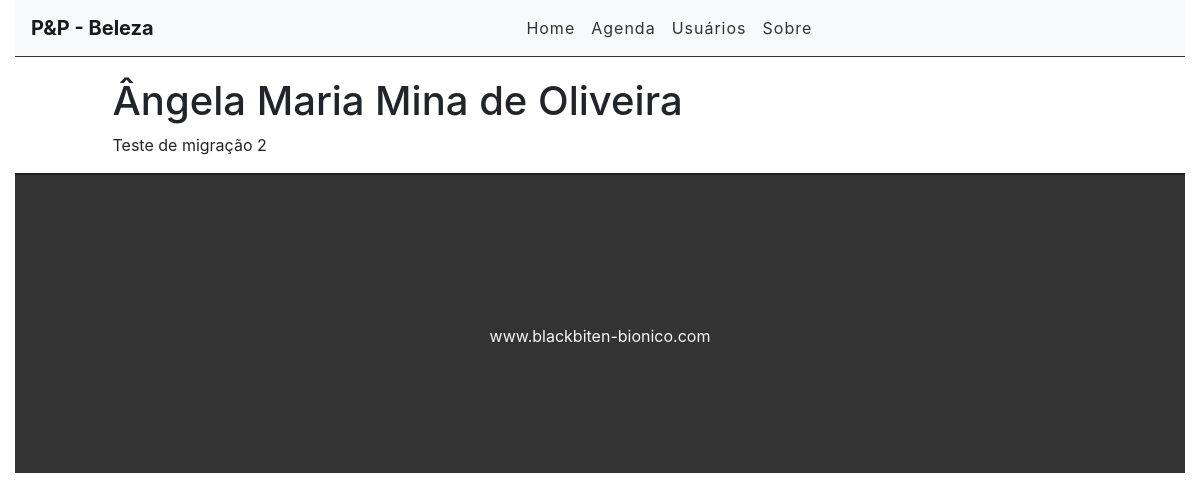
Screenshot of /busca/6 with the database file from the repository.
### busca/models.py (models this page shows)
class Contato(models.Model):
    SEXO_CHOICES = (
        (u'masculino', u'Masculino'),
        (u'feminino', u'Feminino'),
    )
    STATUS_CHOICES = (
        (u'em atendimento', 'Em Atendimento'),
        (u'atendimento encerrado', 'Atendimento encerrado'),
        (u'encerrado', 'Encerrado'),
    )
    contato_id = models.AutoField(primary_key=True)
    contato_nome = models.CharField(max_length=45)
    contato_nascimento = models.DateField()
    contato_sexo = models.CharField(max_length=50, choices=SEXO_CHOICES)
    contato_email = models.CharField(max_length=50)
    contato_fone = models.CharField(max_length=11)
    description = models.TextField()
    status = models.CharField(max_length=50, choices=STATUS_CHOICES,)
    created_at = models.DateTimeField(auto_now_add=True)
    update_at = models.DateTimeField(auto_now=True)

### busca/views.py (the view)
# urls.py: path('busca/<int:contato_id>', views.contatoView, name='busca'),
def contatoView(request, contato_id):
    contato = get_object_or_404(Contato, pk=contato_id)
    return render(request, 'busca/contato.html', {'contato': contato})

### busca/templates/busca/contato.html (shortened to what this page needs)
{% extends 'base.html' %}
{% block content %}
<div class="offset-1 col-10 list-div">
    <h1>{{ contato.contato_nome}}</h1>
    <p>{{ contato.description }}</p>
</div>
{% endblock %}

### busca/static/css/styles.css (style rules this page uses)
.list-div { padding: 0; }

### rows the page displays
Contato: contato_nome "Ângela Maria Mina de Oliveira", description "Teste de migração 2"
